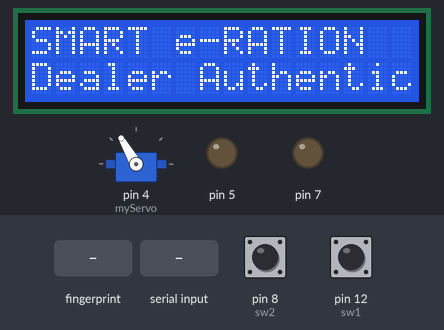
The sketch below on a simulated Arduino Uno, built with avr-gcc and run on an emulated ATmega328P. On the bench: 16×2 character LCD, servo, output pins drawn as LEDs (lit = HIGH). Inputs (shaded band) come from the test bench; at power-on: pin 12 (sw1) HIGH, pin 8 (sw2) HIGH. What the sketch prints to the serial monitor is not drawn.

Above: at 2.1 s.
2.2 s: finger stored as number 1 placed on the sensor
At 3.4 s:
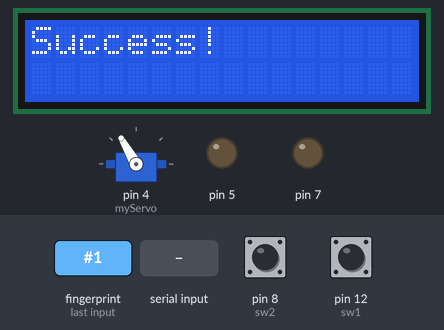
4.1 s: "550069091B2E" received over Serial
At 7.0 s:
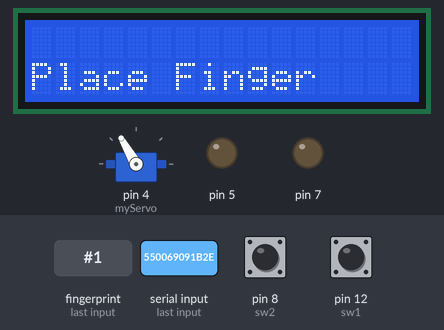
7.1 s: finger stored as number 1 placed on the sensor
At 8.5 s:
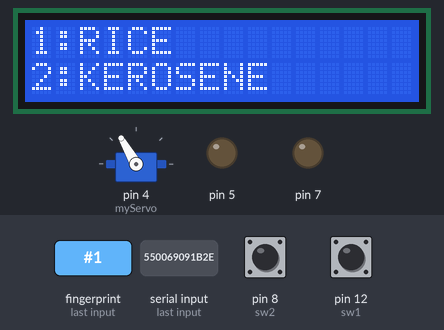
9.0 s: pin 12 (sw1) pulled LOW for 3.2 s
At 12.9 s:
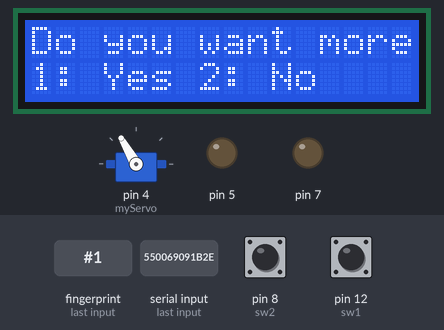
13.7 s: pin 12 (sw1) pulled LOW for 3.2 s
At 16.7 s:
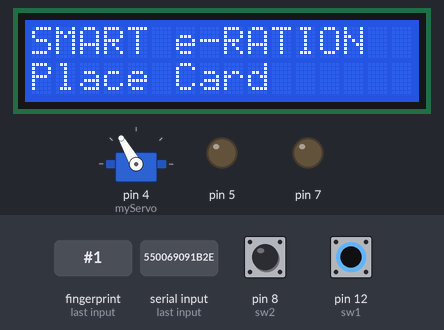
18.4 s: "550069086E5A" received over Serial
At 20.6 s:
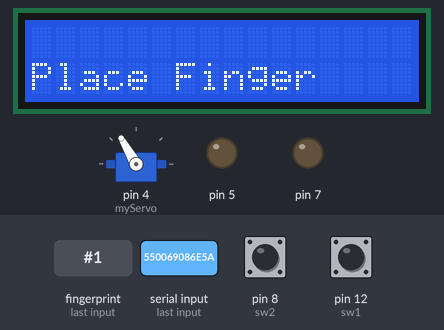
Timing chart, 0 to 21.9 s (numbered marks = the images above; inputs shaded):
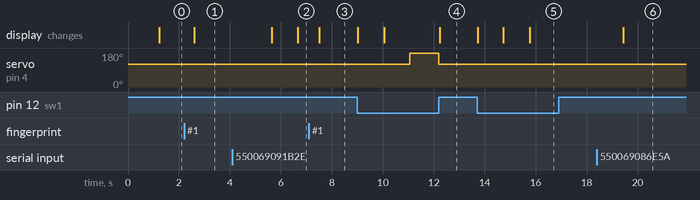

Measured:
- after the input at 2.2 s, the display: changes after 0.40 s (image 1)
- after the input at 4.1 s, the display: first differs from a run without the input after 2.6 s (image 2)
- after the input at 7.1 s, the display: changes after 0.41 s (image 3)
- after the input at 9.0 s, servo on pin 4 (myServo): 120° → 180° after 2.1 s, → 120° 1.2 s later; the display: first changes at once (image 4 shows a later state)
- after the input at 13.7 s, the display: first changes at once (image 5 shows a later state)
- after the input at 18.4 s, the display: changes after 1.0 s (image 6)

The sketch:

Ardu.ino
```cpp
#include <Wire.h>
#include<SoftwareSerial.h>
#include <LiquidCrystal_I2C.h>
#include <Servo.h>
#include <Adafruit_Fingerprint.h>
Servo myServo;
LiquidCrystal_I2C lcd(0x3F, 16, 2);
#define sw1 12
#define sw2 8
#define OP1 digitalRead(sw1)
#define OP2 digitalRead(sw2)
String id,pinString="";
bool riceFlag, keroseneFlag, riceFlag1, keroseneFlag1;
int fingerID;
unsigned long prev = 0;
SoftwareSerial mySerial(2, 3);
SoftwareSerial pin(A0, A1);
Adafruit_Fingerprint finger = Adafruit_Fingerprint(&mySerial);
void setup() {
  Serial.begin(9600);
  pin.begin(9600);
  finger.begin(57600);
  pinMode(5, OUTPUT);
  digitalWrite(5, 0);
  pinMode(7, OUTPUT);
  digitalWrite(7, 0);
  lcd.init();                      // initialize the lcd
  lcd.init();
  lcd.backlight();

  myServo.attach(4);
  myServo.write(120);
  pinMode(sw1, INPUT_PULLUP);
  pinMode(sw2, INPUT_PULLUP);

  // set up the LCD's number of columns and rows:
  lcd.begin(16, 2);
  // Print a message to the LCD.
FAIL:
  lcd.print("SMART e-RATION");
  lcd.setCursor(0, 1);
  lcd.print("Dealer Authentication");
  while (getFingerprintIDez() == -1);
  if ((fingerID == 1))
  {
    lcd.clear();
    lcd.print("Success!");
    delay(1000);
  }
  else
  {
    digitalWrite(7, HIGH);
    lcd.clear();
    lcd.print("FAIL!");
    delay(1000);

    digitalWrite(7, LOW);
    goto FAIL;
  }


  //analogWrite(9, 100);
  delay(2000);
  lcd.clear();

  digitalWrite(5, 0);


}

void loop() {


A:
  lcd.clear();
  lcd.print("SMART e-RATION");
  lcd.setCursor(0, 1);
  lcd.print("Place Card");
  while (!Serial.available());
  id = Serial.readString();
  prev = millis();
  lcd.setCursor(0, 1);
  prev=millis();

    lcd.clear();

  lcd.setCursor(0, 1);

  lcd.print("Place Finger");

  while (getFingerprintIDez() == -1);
  //fingerID = getFingerprintIDez();
  Serial.println(fingerID);
  if ((fingerID == 1 || fingerID == 2) && id.equals("550069091B2E") || fingerID == 3 && id.equals("550069086E5A"))
  {
    goto B;
  }
  else
  {
    lcd.clear();
    lcd.print("INVALID USER");
    digitalWrite(7, HIGH);

    delay(1000);
    digitalWrite(7, LOW);
    id = "";
    fingerID = -1;
    goto A;
  }
B:
  lcd.clear();
  lcd.print("1:RICE");
  lcd.setCursor(0, 1);
  lcd.print("2:KEROSENE");
  delay(1000);
  while (digitalRead(sw1) == 1 && digitalRead(sw2) == 1);

  if (OP1 == 0)
  {
    if (id.equals("550069091B2E") && riceFlag == 0 || id.equals("550069086E5A") && riceFlag1 == 0)
    {
      lcd.clear();
      lcd.print("RICE SELECTED");

      delay(1000);

      lcd.clear();
      lcd.print("QUANTITY");
      lcd.setCursor(0, 1);
      lcd.print("1: 1Kg 2:2Kg");

      while (digitalRead(sw1) == 1 && digitalRead(sw2) == 1);

      if (OP1 == 0)
      {

        option('1');
        if (id.equals("550069091B2E"))
        {
          riceFlag = 1;
          Serial.print("APLRICE1");
        }
        else if (id.equals("550069086E5A"))
        {
          riceFlag1 = 1;
          Serial.print("BPLRICE1");
        }
      }
      else if (OP2 == 0)
      {
        if (id.equals("550069086E5A"))

        {
          option('2');
          riceFlag1 = 1;
          Serial.print("BPLRICE2");
        }
        else if (id.equals("550069091B2E"))
        {
          lcd.clear();
          lcd.print("YOU ARE APL");
          delay(1000);
        }
      }

C:
      lcd.clear();
      lcd.print("Do you want more?");
      lcd.setCursor(0, 1);
      lcd.print("1: Yes 2: No");
      while (digitalRead(sw1) == 1 && digitalRead(sw2) == 1);

      if (OP2 == 0)
      { id = "";
        fingerID = -1;
        goto A;

      }
      else if (OP1 == 0)
        goto B;

    }
    else
    {
      option('N');
      id = "";
      fingerID = -1;
      goto A;
    }
  }


  else if (OP2 == 0)
  {
    if (id.equals("550069091B2E") && keroseneFlag == 0 || id.equals("550069086E5A") && keroseneFlag1 == 0)
    {
      lcd.clear();
      lcd.print("KEROSENE SELECTED");
      delay(1000);

      lcd.clear();
      lcd.print("QUANTITY");
      lcd.setCursor(0, 1);
      lcd.print("1: 1L 2:2L");

      while (digitalRead(sw1) == 1 && digitalRead(sw2) == 1);

      if (OP1 == 0)
      {
        option('A');
        if (id.equals("550069091B2E"))
        {
          keroseneFlag = 1;
          Serial.print("APLKER1");
        }
        else if (id.equals("550069086E5A"))
        {
          Serial.print("BPLKER1");
          keroseneFlag1 = 1;
        }

      }

      else if (OP2 == 0)
      {
        if (id.equals("550069091B2E"))
        {
          lcd.clear();
          lcd.print("YOU ARE APL");
          delay(1000);
        }
        else if (id.equals("550069086E5A"))
        { Serial.print("BPLKER2");
          option('B');
          keroseneFlag1 = 1;


        }


      }

      goto C;
    }
    else
    {
      option('N');
      id = "";
      goto A;
    }


  }
}

int getFingerprintIDez() {
  uint8_t p = finger.getImage();
  if (p != FINGERPRINT_OK)  return -1;

  p = finger.image2Tz();
  if (p != FINGERPRINT_OK)  return -1;

  p = finger.fingerFastSearch();
  if (p != FINGERPRINT_OK)  return -1;


  delay(50);
  fingerID = finger.fingerID;
  return finger.fingerID;
}
void option(unsigned char a)
{
  switch (a)
  {
    case '1':
      lcd.clear();
      lcd.print("1Kg Selected");
      delay(1000);

      myServo.write(180);//open
      delay(1150);
      myServo.write(120);//close

      break;
    case '2':
      lcd.clear();
      lcd.print("2Kg Selected");
      delay(1000);

      myServo.write(180);
      delay(2300);
      myServo.write(120);

      break;

    case 'A':
      lcd.clear();
      lcd.print("1L Selected");
      delay(1000);

      digitalWrite(5, 1);
      delay(1350);
      digitalWrite(5, 0);
      break;

    case 'B':
      lcd.clear();
      lcd.print("2L Selected");
      delay(1000);

      digitalWrite(5, 1);
      delay(2700);
      digitalWrite(5, 0);
      break;
    case 'N':
      lcd.clear();
      lcd.print("Already Purchased");
      delay(1000);
      break;


  }
}
```
